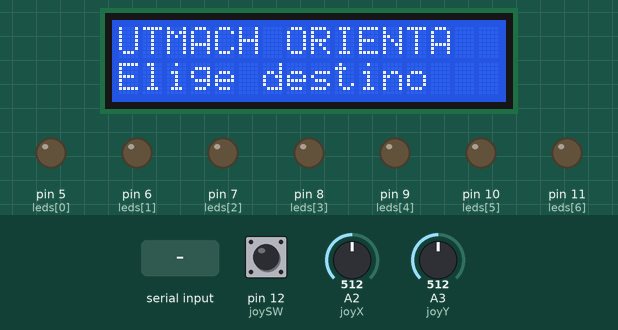
Recording of a sketch running on a simulated Arduino Uno, built with avr-gcc and run on an emulated ATmega328P. Parts: 16×2 character LCD, output pins drawn as LEDs (lit = HIGH). Inputs (shaded band) come from the test bench; at power-on: A2 (joyX) = 512, A3 (joyY) = 512, pin 12 (joySW) HIGH. What the sketch prints to the serial monitor is not drawn.

Above: at 1.2 s.
1.3 s: "NO_ROUTE\n" received over Serial
At 1.8 s:
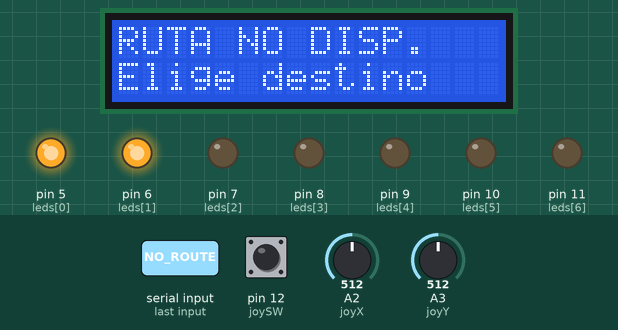
2.8 s: A2 (joyX) set to 362
4.3 s: A2 (joyX) set to 332
6.1 s: A3 (joyY) set to 365
9.1 s: A3 (joyY) set to 334
Timing chart, 0 to 12.1 s (numbered marks = the images above; inputs shaded):
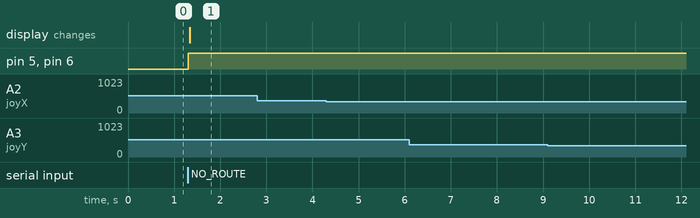

Measured:
- after the input at 1.3 s, pin 5 (leds[0]), pin 6 (leds[1]): LOW → HIGH at once; the display: changes at once (image 1)
- after the input at 2.8 s, every drawn part: stays the same
- after the input at 4.3 s, every drawn part: stays the same
- after the input at 6.1 s, every drawn part: stays the same
- after the input at 9.1 s, every drawn part: stays the same

The sketch:

UTMACH_Orienta.ino
```cpp
#include <Arduino.h>
#include <Wire.h>
#include <LiquidCrystal_I2C.h>
#include <string.h>
LiquidCrystal_I2C lcd(0x27,16,2);
const byte leds[]={5,6,7,8,9,10,11}; // rojo, amarillo, verde
const byte buzz[]={A0,A1};
const byte joySW=12, joyX=A2, joyY=A3;
char cmd[40], dest[24]="", lcd1[17]="", lcd2[17]="";
byte len=0, stage=0, lastJoy=0; bool overflowed=false, raw=HIGH, stable=HIGH;
unsigned long changed=0, joyAt=0, started=0, reportAt=0;
const char *state="IDLE";
void row(byte n,const char *s,char *out){ lcd.setCursor(0,n); byte i=0; while(i<16 && s[i]){out[i]=s[i];lcd.write(s[i]);i++;}while(i<16){out[i]=' ';lcd.write(' ');i++;}out[16]=0; }
void screen(const char *a,const char *b){row(0,a,lcd1);row(1,b,lcd2);}
bool buzOn[2]={false,false};
void buzzOn(byte i){buzOn[i]=true;tone(buzz[i],i?1000:650);}
void off(){for(byte i=0;i<7;i++)digitalWrite(leds[i],LOW);for(byte i=0;i<2;i++){noTone(buzz[i]);digitalWrite(buzz[i],LOW);buzOn[i]=false;}}
void report(){Serial.print(F("STATE:"));Serial.print(state);Serial.print('|');Serial.print(dest);Serial.print('|');for(byte i=0;i<7;i++)Serial.print(digitalRead(leds[i]));Serial.print('|');for(byte i=0;i<2;i++)Serial.print(buzOn[i]?1:0);Serial.print('|');Serial.print(lcd1);Serial.print('|');Serial.println(lcd2);reportAt=millis();}
void idle(){off();state="IDLE";dest[0]=0;screen("UTMACH ORIENTA","Elige destino");report();}
void errorRoute(){off();state="ERROR";for(byte i=0;i<2;i++)digitalWrite(leds[i],HIGH);screen("RUTA NO DISP.","Elige destino");report();}
void complete(){off();state="DONE";for(byte i=5;i<7;i++)digitalWrite(leds[i],HIGH);screen("RUTA COMPLETA",dest);report();}
void handle(){if(!strcmp(cmd,"PING")){Serial.println(F("PONG"));report();return;}if(!strcmp(cmd,"RESET")){idle();return;}if(!strcmp(cmd,"NO_ROUTE")){errorRoute();return;}if(!strncmp(cmd,"DEST:",5)){
 const char *id=cmd+5,*name=nullptr;
 if(!strcmp(id,"medicina"))name="Medicina";else if(!strcmp(id,"empresariales"))name="C. Empresariales";else if(!strcmp(id,"sociales"))name="C. Sociales";else if(!strcmp(id,"civil"))name="Ing. Civil";else if(!strcmp(id,"laboratorio"))name="Laboratorio 1";else if(!strcmp(id,"plaza"))name="Plazoleta";
 if(!name){dest[0]=0;errorRoute();return;}strcpy(dest,name);off();state="ROUTE";stage=0;started=millis();screen("DESTINO:",dest);for(byte i=2;i<5;i++)digitalWrite(leds[i],HIGH);buzzOn(0);report();
 }else if(!strcmp(cmd,"NAV:ARRIVED") && !strcmp(state,"ROUTE")){complete();} }
void setup(){for(byte i=0;i<7;i++)pinMode(leds[i],OUTPUT);for(byte i=0;i<2;i++)pinMode(buzz[i],OUTPUT);pinMode(joySW,INPUT_PULLUP);Serial.begin(9600);Wire.begin();lcd.init();Wire.setClock(50000UL);lcd.backlight();Serial.println(F("READY:UTMACH"));idle();}
void loop(){unsigned long now=millis();while(Serial.available()){char c=Serial.read();if(c=='\n'||c=='\r'){if(len&&!overflowed){cmd[len]=0;handle();}len=0;overflowed=false;}else if(len<sizeof(cmd)-1&&!overflowed)cmd[len++]=c;else overflowed=true;}
 now=millis();
 if(!strcmp(state,"ROUTE")){unsigned long elapsed=now-started;byte s=(elapsed/500UL)%2;if(elapsed>=60000UL){errorRoute();}else if(s!=stage){stage=s;off();if(s==0){for(byte i=2;i<5;i++)digitalWrite(leds[i],HIGH);buzzOn((elapsed/1000UL)%2);}report();}}
 int x=analogRead(joyX),y=analogRead(joyY);byte d=y<350?1:y>670?2:x<350?3:x>670?4:0;if(d && (d!=lastJoy||now-joyAt>=320)){if(d==1)Serial.println(F("JOY:UP"));if(d==2)Serial.println(F("JOY:DOWN"));if(d==3)Serial.println(F("JOY:LEFT"));if(d==4)Serial.println(F("JOY:RIGHT"));joyAt=now;}lastJoy=d;
 bool r=digitalRead(joySW);if(r!=raw){raw=r;changed=now;}if(now-changed>=45&&raw!=stable){stable=raw;if(!stable)Serial.println(F("JOY:OK"));}if(now-reportAt>=1000)report();}
```
